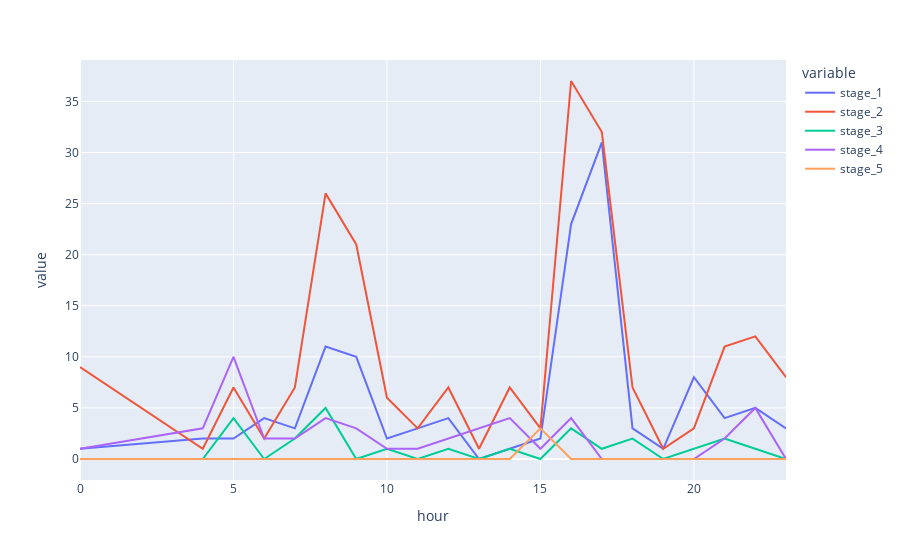

The notebook cell saved with this chart:
### Code cell
hourly = %sql SELECT hour as "hour" ,count(case when stage = 1 then 1 else null end) as "stage_1",count(case when stage = 2 then 1 else null end) as "stage_2",count(case when stage = 3 then 1 else null end) as "stage_3",count(case when stage = 4 then 1 else null end) as "stage_4",count(case when stage = 5 then 1 else null end) as "stage_5" FROM load_shedding_clean GROUP BY hour ORDER by hour
hourly
fig2 = px.line(hourly,x="hour",y=["stage_1","stage_2","stage_3","stage_4","stage_5"])
fig2.show()

### Figure 1 — Plotly figure (JSON) as saved in the notebook; plotly's stock layout.template omitted (floating-point values rounded to 4 significant figures)
{"data": [{"hovertemplate": "variable=stage_1<br>hour=%{x}<br>value=%{y}<extra></extra>", "legendgroup": "stage_1", "line": {"color": "#636efa", "dash": "solid"}, "marker": {"symbol": "circle"}, "mode": "lines", "name": "stage_1", "orientation": "v", "showlegend": true, "type": "scatter", "x": [0, 4, 5, 6, 7, 8, 9, 10, 11, 12, 13, 14, 15, 16, 17, 18, 19, 20, 21, 22, 23], "xaxis": "x", "y": [1, 2, 2, 4, 3, 11, 10, 2, 3, 4, 0, 1, 2, 23, 31, 3, 1, 8, 4, 5, 3], "yaxis": "y"}, {"hovertemplate": "variable=stage_2<br>hour=%{x}<br>value=%{y}<extra></extra>", "legendgroup": "stage_2", "line": {"color": "#EF553B", "dash": "solid"}, "marker": {"symbol": "circle"}, "mode": "lines", "name": "stage_2", "orientation": "v", "showlegend": true, "type": "scatter", "x": [0, 4, 5, 6, 7, 8, 9, 10, 11, 12, 13, 14, 15, 16, 17, 18, 19, 20, 21, 22, 23], "xaxis": "x", "y": [9, 1, 7, 2, 7, 26, 21, 6, 3, 7, 1, 7, 3, 37, 32, 7, 1, 3, 11, 12, 8], "yaxis": "y"}, {"hovertemplate": "variable=stage_3<br>hour=%{x}<br>value=%{y}<extra></extra>", "legendgroup": "stage_3", "line": {"color": "#00cc96", "dash": "solid"}, "marker": {"symbol": "circle"}, "mode": "lines", "name": "stage_3", "orientation": "v", "showlegend": true, "type": "scatter", "x": [0, 4, 5, 6, 7, 8, 9, 10, 11, 12, 13, 14, 15, 16, 17, 18, 19, 20, 21, 22, 23], "xaxis": "x", "y": [0, 0, 4, 0, 2, 5, 0, 1, 0, 1, 0, 1, 0, 3, 1, 2, 0, 1, 2, 1, 0], "yaxis": "y"}, {"hovertemplate": "variable=stage_4<br>hour=%{x}<br>value=%{y}<extra></extra>", "legendgroup": "stage_4", "line": {"color": "#ab63fa", "dash": "solid"}, "marker": {"symbol": "circle"}, "mode": "lines", "name": "stage_4", "orientation": "v", "showlegend": true, "type": "scatter", "x": [0, 4, 5, 6, 7, 8, 9, 10, 11, 12, 13, 14, 15, 16, 17, 18, 19, 20, 21, 22, 23], "xaxis": "x", "y": [1, 3, 10, 2, 2, 4, 3, 1, 1, 2, 3, 4, 1, 4, 0, 0, 0, 0, 2, 5, 0], "yaxis": "y"}, {"hovertemplate": "variable=stage_5<br>hour=%{x}<br>value=%{y}<extra></extra>", "legendgroup": "stage_5", "line": {"color": "#FFA15A", "dash": "solid"}, "marker": {"symbol": "circle"}, "mode": "lines", "name": "stage_5", "orientation": "v", "showlegend": true, "type": "scatter", "x": [0, 4, 5, 6, 7, 8, 9, 10, 11, 12, 13, 14, 15, 16, 17, 18, 19, 20, 21, 22, 23], "xaxis": "x", "y": [0, 0, 0, 0, 0, 0, 0, 0, 0, 0, 0, 0, 3, 0, 0, 0, 0, 0, 0, 0, 0], "yaxis": "y"}], "layout": {"legend": {"title": {"text": "variable"}, "tracegroupgap": 0}, "margin": {"t": 60}, "xaxis": {"anchor": "y", "domain": [0, 1], "title": {"text": "hour"}}, "yaxis": {"anchor": "x", "domain": [0, 1], "title": {"text": "value"}}}}
